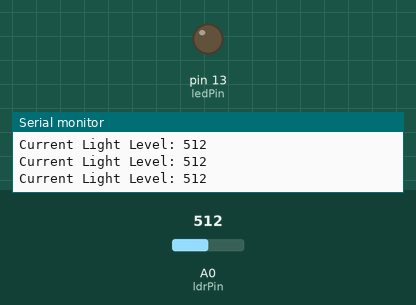
Simulated run of this sketch. Board: Arduino Uno, built with avr-gcc and run on an emulated ATmega328P. Parts: output pins drawn as LEDs (lit = HIGH), the last lines printed to the serial monitor. Inputs (shaded band) come from the test bench; at power-on: A0 (ldrPin) = 512.

Above: at 1.2 s.
1.3 s: A0 (ldrPin) set to 484
At 2.2 s:
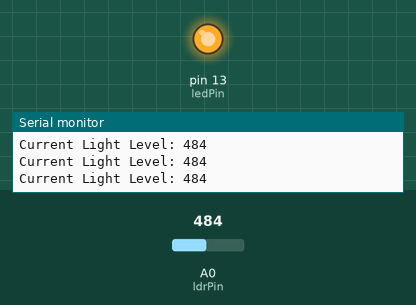
2.9 s: A0 (ldrPin) set to 510
At 3.6 s:
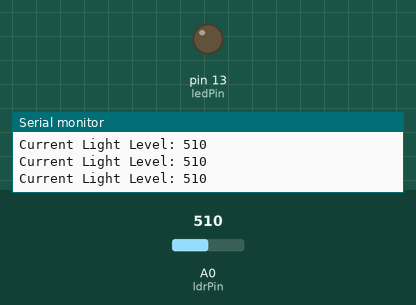
4.5 s: A0 (ldrPin) set to 490
At 4.9 s:
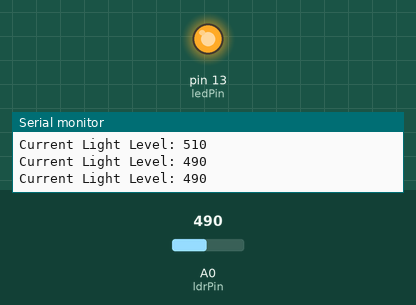
Timing chart, 0 to 7.5 s (numbered marks = the images above; inputs shaded):
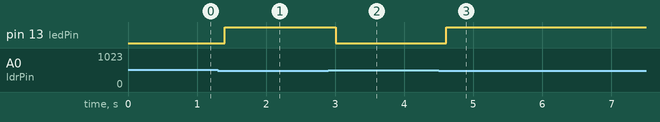

Measured:
- the behaviour switches between 500 and 499 on A0 (ldrPin) (found by bisection; images 0 and 1)
- after the input at 1.3 s, pin 13 (ledPin): LOW → HIGH after 0.10 s
- after the input at 2.9 s, pin 13 (ledPin): HIGH → LOW after 0.11 s
- after the input at 4.5 s, pin 13 (ledPin): LOW → HIGH after 0.11 s

The sketch:

automatic_street_light.ino
```cpp
const int ldrPin = A0;      // LDR sensor input pin
const int ledPin = 13;      // LED output pin
const int threshold = 500;  // Switch light ON below this reading

void setup() {
  pinMode(ledPin, OUTPUT);
  pinMode(ldrPin, INPUT);
  Serial.begin(9600);       // Initialize Serial Monitor
}

void loop() {
  int lightLevel = analogRead(ldrPin);

  // Print light value to Serial Monitor for testing
  Serial.print("Current Light Level: ");
  Serial.println(lightLevel);

  // Control street light based on ambient light level
  if (lightLevel < threshold) {
    digitalWrite(ledPin, HIGH); // Dark outside -> Turn LED ON
  } else {
    digitalWrite(ledPin, LOW);  // Bright outside -> Turn LED OFF
  }

  delay(200); // Small delay for stable readings
}
```
